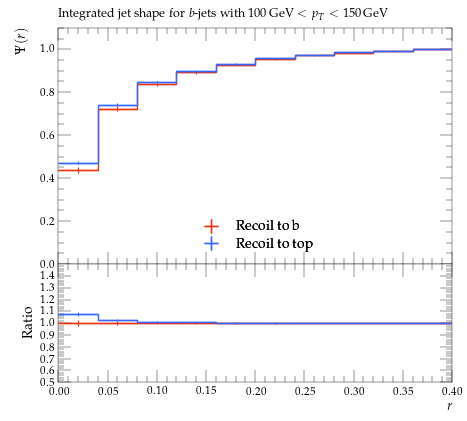

This chart was generated by the following Python code:
#! /usr/bin/env python

# This Python script was auto-generated using YODA v2.0.2.
# Analysis object: /ATLAS_2013_I1243871/d05-x01-y02
# Timestamp: 06-08-2026 (15:14:31)

import matplotlib as mpl
import matplotlib.pyplot as plt
mpl.use('Agg') # comment out for interactive use
import os
import numpy as np

plotDir = os.path.split(os.path.realpath(__file__))[0]
if 'YODA_USER_PLOT_PATH' in globals():
    plot_outdir = globals()['YODA_USER_PLOT_PATH']
else:
    plot_outdir = plotDir

#plot style
plt.style.use(os.path.join(plotDir, '../default.mplstyle'))
# plot metadata
figW, figH = plt.rcParams['figure.figsize']
ax_xLabel = r'$r$'
ax_yLabel = r'$\Psi(r)$'
ax_title  = r'Integrated jet shape for $b$-jets with $100\,\mathrm{GeV} < p_T < 150\,\mathrm{GeV}$'
ax_xScale = 'linear'
ax_yScale = 'linear'
xLims = (0.0, 0.4)
yLims = (0.0, 1.1)

# TeX-friendly labels for the legend
labels = {
    'legend' : ([ r"Recoil to b", r"Recoil to top" ], r""),
}

# Adjust canvas width and height
canvasW = 10.0
canvasH = 9.0
figW *= canvasW/10.
figH *= canvasH/9.

# Create figure and axis objects
fig, (ax, ratio0_ax) = plt.subplots(2, 1, sharex=True,
                  figsize=(figW,figH), gridspec_kw={'height_ratios': (6.0, 3.0)})

# Set figure margins
plt.subplots_adjust(
    left   = 1.0 * plt.rcParams['figure.subplot.left'],
    right  = 1.0 * plt.rcParams['figure.subplot.right'],
    top    = 1.0 * plt.rcParams['figure.subplot.top'],
    bottom = 1.0 * plt.rcParams['figure.subplot.bottom'])

ratio0_ax.yaxis.set_major_locator(mpl.ticker.MultipleLocator(0.1))
ratio0_ax.set_ylim(0.5, 1.4999)
ratio0_ax.set_ylabel('Ratio')

# the numerical data is stored in a separate file
dataf = dict()
prefix = os.path.split(__file__)[0]
if prefix:    prefix = prefix + '/'
exec(open(prefix+'d05-x01-y02__data.py').read(), dataf)


legend_handles = dict() # keep track of handles for the legend

# style options for curves
# starts at zorder>=5 to draw curve on top of legend
styles = {
  'recoil_b': {
    'color' : '#EE3311',
    'linestyle' : '-',
    'linewidth' : 1,
    'marker' : 'none',
    'markersize' : 2,
    'capsize' : 0.0,
    'zorder' : 5,
    'histstyle' : 1,
    'drawstyle' : 'steps-pre',
    'xerrorbars' : 1,
    'yerrorbars' : 1,
    'fillcolor' : None,
    'fillopacity' : 1.0,
    'ratio0_linestyle' : '-',
    'ratio0_linewidth' : 1,
    'ratio0_marker' : 'none',
    'ratio0_markersize' : 2,
    'ratio0_capsize' : 0.0,
    'ratio0_zorder' : 5,
    'ratio0_histstyle' : 1,
    'ratio0_drawstyle' : 'steps-pre',
    'ratio0_xerrorbars' : 1,
    'ratio0_yerrorbars' : 1,
  },
  'recoil_t': {
    'color' : '#3366FF',
    'linestyle' : '-',
    'linewidth' : 1,
    'marker' : 'none',
    'markersize' : 2,
    'capsize' : 0.0,
    'zorder' : 6,
    'histstyle' : 1,
    'drawstyle' : 'steps-pre',
    'xerrorbars' : 1,
    'yerrorbars' : 1,
    'fillcolor' : None,
    'fillopacity' : 1.0,
    'ratio0_linestyle' : '-',
    'ratio0_linewidth' : 1,
    'ratio0_marker' : 'none',
    'ratio0_markersize' : 2,
    'ratio0_capsize' : 0.0,
    'ratio0_zorder' : 6,
    'ratio0_histstyle' : 1,
    'ratio0_drawstyle' : 'steps-pre',
    'ratio0_xerrorbars' : 1,
    'ratio0_yerrorbars' : 1,
  },
}

# curve from input yoda files in main panel
for label, yvals in dataf['yvals'].items():
    if all(np.isnan(v) for v in dataf['yvals'][label]):
        continue
    tmp = None
    if styles[label]['histstyle']: # draw as histogram
        xpos = dataf['xedges'][label] if styles[label]['drawstyle'] else dataf['xpoints'][label]
        ypos = np.insert(yvals, 0, yvals[0]) if styles[label]['drawstyle'] else yvals
        if styles[label]['fillcolor']: # fill area below curve
            ax.fill_between(xpos, ypos, step='pre',
                            color=styles[label]['fillcolor'],
                            alpha=styles[label]['fillopacity'])
        tmp, = ax.plot(xpos, ypos,
                       color=styles[label]['color'],
                       linestyle=styles[label]['linestyle'],
                       linewidth=styles[label]['linewidth'],
                       drawstyle=styles[label]['drawstyle'], solid_joinstyle='miter',
                       zorder=styles[label]['zorder'], label=label)
    tmp = ax.errorbar(dataf['xpoints'][label], yvals,
                      xerr=np.array(dataf['xerrs'][label])*styles[label]['xerrorbars'],
                      yerr=np.array(dataf['yerrs'][label])*styles[label]['yerrorbars'],
                      fmt=styles[label]['marker'], capsize=styles[label]['capsize'],
                      markersize=styles[label]['markersize'],
                      ecolor=styles[label]['color'],
                      color=styles[label]['color'], zorder=styles[label]['zorder'])
    tmp[-1][0].set_linestyle(styles[label]['linestyle'])
    tmp[-1][0].set_linewidth(styles[label]['linewidth'])
    if label in dataf['add_legend_handle']:  legend_handles[label] = tmp
    for varLabel in dataf['variation_yvals'].keys():
        if varLabel.startswith(label):
            tmp, = ax.plot(dataf['xedges'][label], dataf['variation_yvals'][varLabel],
                           color=styles[label]['color'],
                           linestyle=styles[label]['linestyle'],
                           linewidth=styles[label]['linewidth'],
                           drawstyle='steps-pre', solid_joinstyle='miter',
                           zorder=styles[label]['zorder'], alpha=0.5)


# plots on ratio panel
# curve from input yoda files in ratio panel
for label, yvals in dataf['ratio0_yvals'].items():
    if all(np.isnan(v) for v in yvals):
        continue
    if styles[label]['ratio0_histstyle']: # plot as histogram
        xpos = dataf['xedges']['recoil_b'] if styles[label]['ratio0_drawstyle'] else dataf['xpoints']['recoil_b']
        ypos = np.insert(yvals, 0, yvals[0]) if styles[label]['ratio0_drawstyle'] else yvals
        ratio0_ax.plot(xpos, ypos,
                       color=styles[label]['color'],
                       linewidth=styles[label]['linewidth'],
                       linestyle=styles[label]['ratio0_linestyle'],
                       drawstyle=styles[label]['ratio0_drawstyle'], zorder=styles[label]['zorder'],
                       solid_joinstyle='miter')
    tmp = ratio0_ax.errorbar(dataf['xpoints']['recoil_b'], yvals,
                             xerr=np.array(dataf['ref_xerrs'])*styles[label]['ratio0_xerrorbars'],
                             yerr=np.array(dataf['ratio0_yerrs'][label])*styles[label]['ratio0_yerrorbars'],
                             fmt=styles[label]['ratio0_marker'], capsize=styles[label]['ratio0_capsize'],
                             markersize=styles[label]['ratio0_markersize'],
                             ecolor=styles[label]['color'],
                             color=styles[label]['color'])
    tmp[-1][0].set_linestyle(styles[label]['ratio0_linestyle'])
    tmp[-1][0].set_linewidth(styles[label]['ratio0_linewidth'])

    for varlabel in dataf['ratio0_variation_vals'].keys():
        if varlabel.startswith(label):
            ratio0_ax.plot(dataf['xedges']['recoil_b'],
                            dataf['ratio0_variation_vals'][varlabel],
                            color=styles[label]['color'],
                            linestyle=styles[label]['linestyle'],
                            linewidth=styles[label]['linewidth'],
                            drawstyle='steps-pre', solid_joinstyle='miter',
                            zorder=1, alpha=0.5)

legend_items = list(legend_handles.values())
ax.add_artist(ax.legend(legend_items,
                        labels['legend'][0],
                        title=labels['legend'][1],
                        alignment='left',
                        loc='lower center',
                        bbox_to_anchor=(0.5, 0.0)))

# set plot metadata as defined above
ratio0_ax.set_xlabel(ax_xLabel)
ratio0_ax.xaxis.set_label_coords(1., -0.15)
ax.set_ylabel(ax_yLabel, ha='right', va='top')
ax.yaxis.set_label_coords(-0.11, 1.0)
ax.set_title(ax_title, loc='left')
ax.set_xscale(ax_xScale)
ax.set_yscale(ax_yScale)
ax.set_xlim(xLims)
ax.set_ylim(yLims)

# tick formatting
plt.rcParams['xtick.top'] = True
plt.rcParams['ytick.right'] = True
fig.align_ylabels((ax, ratio0_ax))
plt.savefig(os.path.join(plot_outdir, 'd05-x01-y02.pdf'), format='PDF')
plt.savefig(os.path.join(plot_outdir, 'd05-x01-y02.png'), format='PNG')

plt.close(fig)
